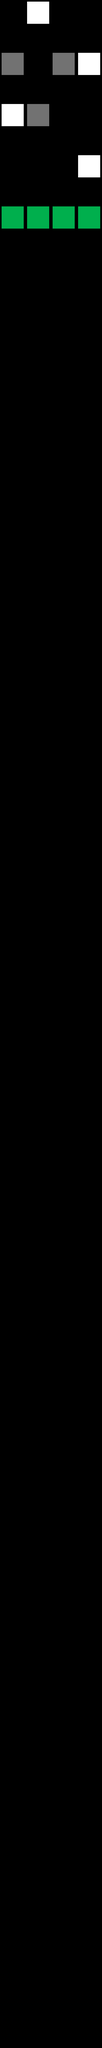

This is a level from a 2D game, rendered from its Tiled map with the project's own tilesets. A one-line summary and the complete map file follow:
An orthogonal 4x80 tile map with 128x128 px tiles, 1 tile layer (Tile Layer 1).

<map version="1.0" orientation="orthogonal" renderorder="right-down" width="4" height="80" tilewidth="128" tileheight="128" nextobjectid="1">
 <tileset firstgid="1" name="BaseTileset" tilewidth="128" tileheight="128" tilecount="64" columns="8">
  <image source="../../Art/BaseTileset.png" width="1024" height="1024" />
 </tileset>
 <layer name="Tile Layer 1" width="4" height="80">
  <data encoding="csv">
0,1,0,0,
0,0,0,0,
2,0,2,1,
0,0,0,0,
1,2,0,0,
0,0,0,0,
0,0,0,1,
0,0,0,0,
3,3,3,3,
0,0,0,0,
0,0,0,0,
0,0,0,0,
0,0,0,0,
0,0,0,0,
0,0,0,0,
0,0,0,0,
0,0,0,0,
0,0,0,0,
0,0,0,0,
0,0,0,0,
0,0,0,0,
0,0,0,0,
0,0,0,0,
0,0,0,0,
0,0,0,0,
0,0,0,0,
0,0,0,0,
0,0,0,0,
0,0,0,0,
0,0,0,0,
0,0,0,0,
0,0,0,0,
0,0,0,0,
0,0,0,0,
0,0,0,0,
0,0,0,0,
0,0,0,0,
0,0,0,0,
0,0,0,0,
0,0,0,0,
0,0,0,0,
0,0,0,0,
0,0,0,0,
0,0,0,0,
0,0,0,0,
0,0,0,0,
0,0,0,0,
0,0,0,0,
0,0,0,0,
0,0,0,0,
0,0,0,0,
0,0,0,0,
0,0,0,0,
0,0,0,0,
0,0,0,0,
0,0,0,0,
0,0,0,0,
0,0,0,0,
0,0,0,0,
0,0,0,0,
0,0,0,0,
0,0,0,0,
0,0,0,0,
0,0,0,0,
0,0,0,0,
0,0,0,0,
0,0,0,0,
0,0,0,0,
0,0,0,0,
0,0,0,0,
0,0,0,0,
0,0,0,0,
0,0,0,0,
0,0,0,0,
0,0,0,0,
0,0,0,0,
0,0,0,0,
0,0,0,0,
0,0,0,0,
0,0,0,0
</data>
 </layer>
</map>
